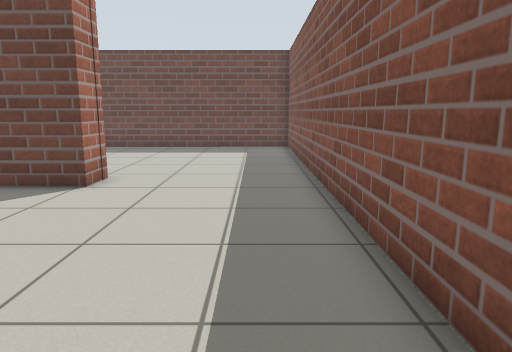
[1] (above)

17 first-person views from a walk through a robot-simulator world made for Gazebo. The camera is 0.94 m above the floor, tilts 10° down and sees 70° across. The floor is counted in squares, 0.5 m on a side. Each view is taken from the middle of a square. On the plan, view 1 faces up. The plan holds only what a view shows up to about 18 squares ahead; the rest is blank.

[2]
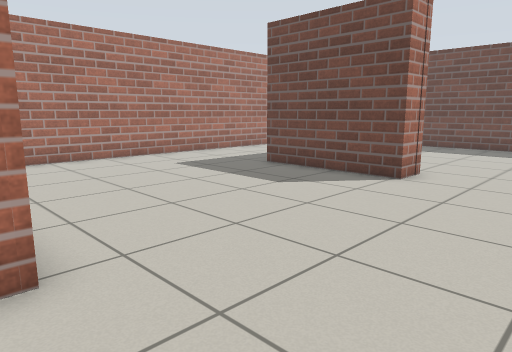

[3]
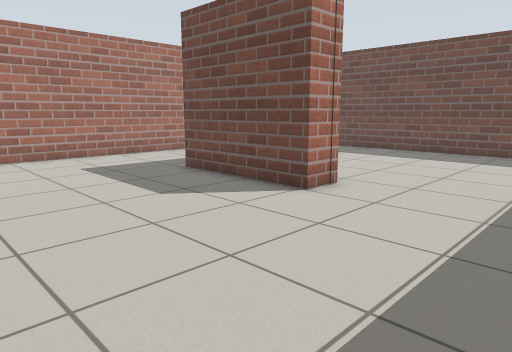

[4]
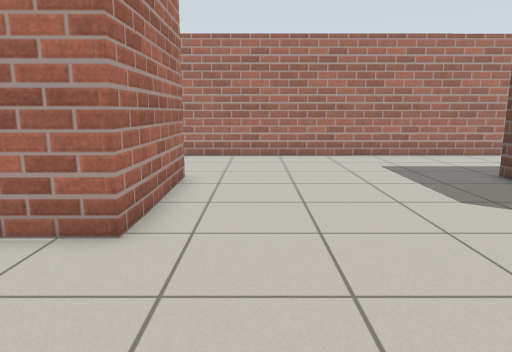

[5]
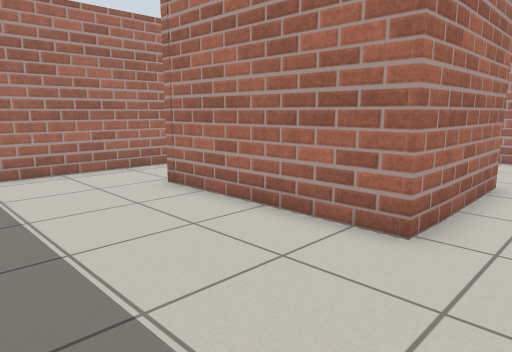

[6]
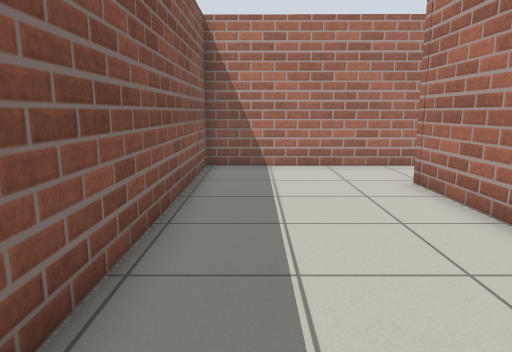

[7]
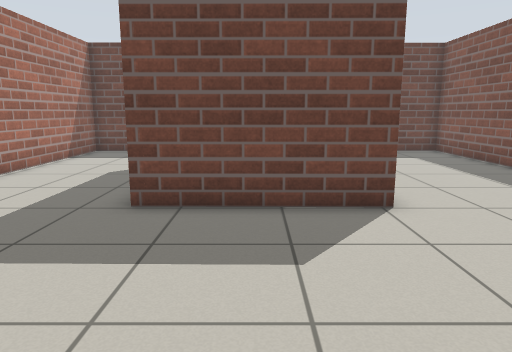

[8]
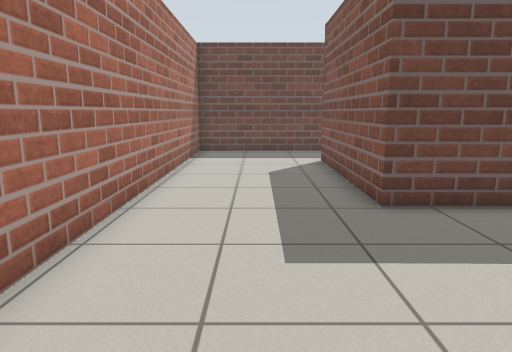

[9]
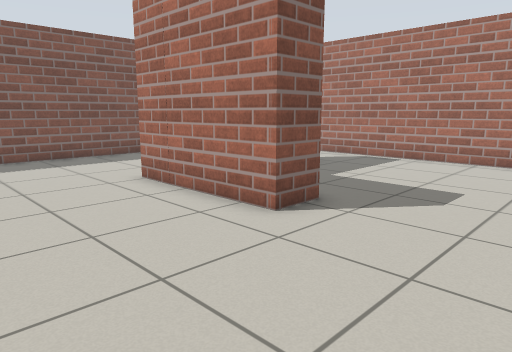

[10]
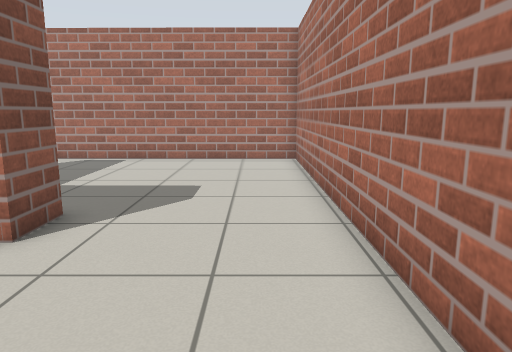

[11]
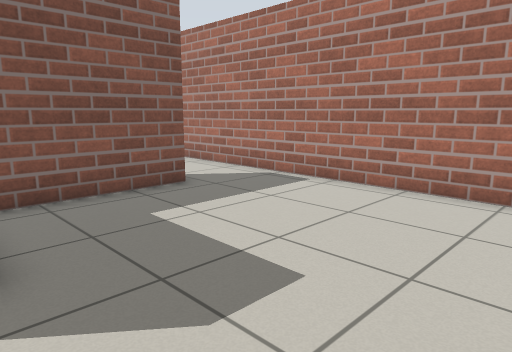

[12]
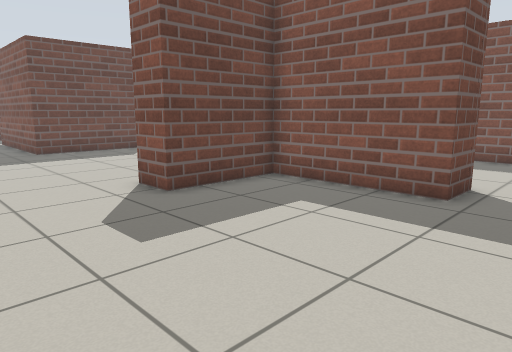

[13]
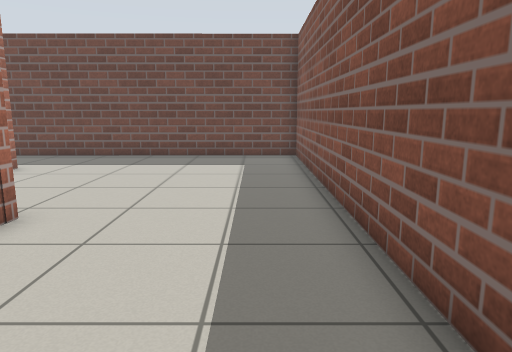

[14]
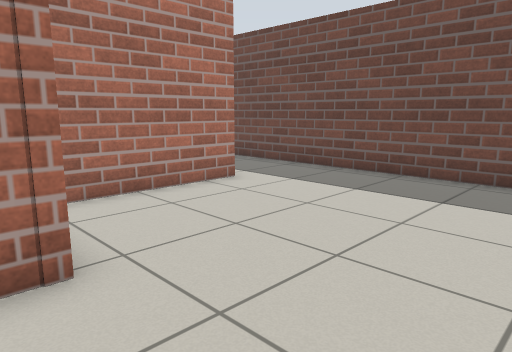

[15]
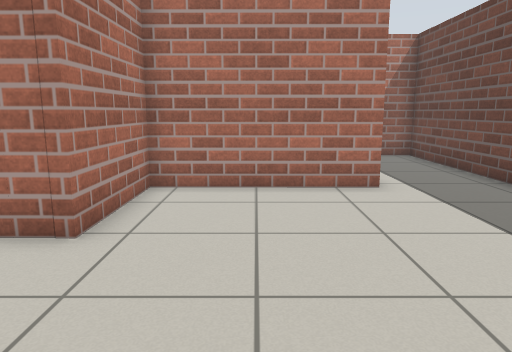

[16]
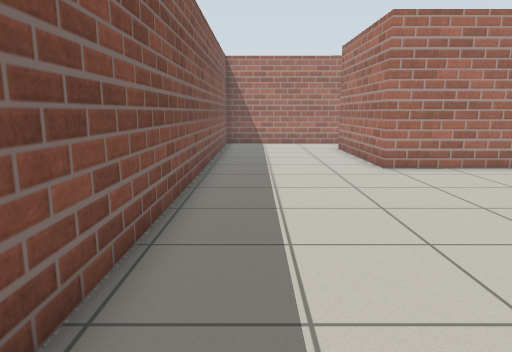

[17]
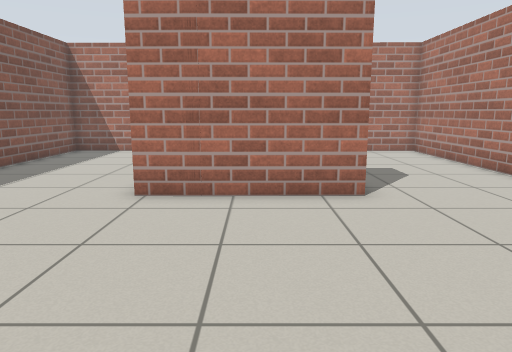

### Floor plan
Ten units are one square. View 1 is at (0, 0); x grows to the right and y downward. Boxes are objects, and circles mark ways between rooms. Rooms are numbered by the first view taken in them; rooms with no view inside come last. Other rooms are left out.
<svg viewBox="-152 -202 174 304">
<path fill="none" stroke="#000" d="M-80 -161 -80 -103 -44 -103 -44 -90 -95 -91 -95 -161M-95 1 -43 0 -42 66M-25 97 17 97 17 -197 -147 -196 -146 -4M-42 66 -58 65 -58 15 -95 15 -95 1M-146 -4 -146 96 -25 97"/>
<circle cx="-120" cy="5" r="3" fill="#2a7"/>
<circle cx="-33" cy="80" r="3" fill="#2a7"/>
<text x="-60" y="-80">1</text>
<text x="-100" y="50">2</text>
</svg>
Room 1 opens to room 2.

Where each view was taken, in squares from view 1:
view 1: 0 up, 0 right, facing up
view 2: 1 down, 0 right, facing up-left
view 3: 2 up, 1 right, facing up-left
view 4: 2 up, 1 right, facing left
view 5: 2 up, 1 right, facing down-left
view 6: 3 up, 0 right, facing down
view 7: 2 up, 7 left, facing up
view 8: 2 up, 12 left, facing up
view 9: 5 up, 14 left, facing down-right
view 10: 5 up, 13 left, facing down
view 11: 1 down, 14 left, facing down-right
view 12: 9 down, 14 left, facing up-right
view 13: 4 up, 0 right, facing up
view 14: 9 up, 0 right, facing up-left
view 15: 13 up, 1 right, facing left
view 16: 12 up, 0 right, facing down
view 17: 8 up, 7 left, facing down
